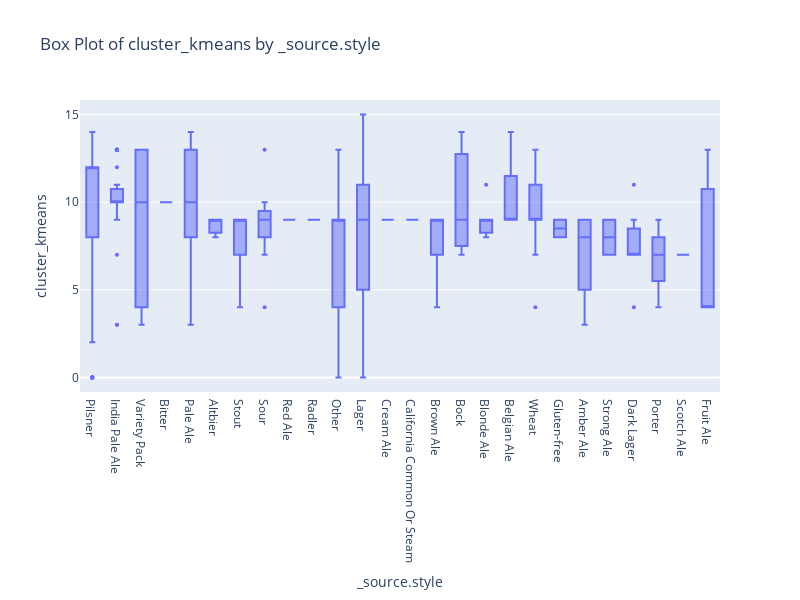

Write notebook code for a chart like this one.
### Code cell
from sklearn.cluster import KMeans

# Apply K-Means with a predetermined number of clusters
# num_clusters = 10
# kmeans = KMeans(n_clusters=num_clusters, random_state=42)
# kmeans.fit(X_tfidf)

# # Get the cluster assignments
# labels_kmeans = kmeans.labels_
# df_beer.loc[:, 'cluster_kmeans'] = labels_kmeans


# Picking 6 clusters from the dendrogram 
n_cluster_list = [8, 10, 12, 14, 16, 18, 20]
n_cluster_list = [16]


for i, n_clusters in enumerate(n_cluster_list):
    # Apply Agglomerative Clustering
    kmeans = KMeans(n_clusters=n_clusters, random_state=42)
    kmeans.fit(X_tfidf)

    # Get the cluster assignments
    labels_kmeans = kmeans.labels_
    df_beer.loc[:, 'cluster_kmeans'] = labels_kmeans    

    # # Display the cluster assignments
    print('-'*80)
    print('-'*80)
    print(f'NUMBER OF CLUSTERS = {n_clusters}')

    create_box_plot(df_beer, '_source.style', 'cluster_kmeans')

### Figure 1 — Plotly figure (JSON) as saved in the notebook; plotly's stock layout.template omitted (floating-point values rounded to 4 significant figures; data arrays with more than 128 entries replaced by an {"elided": "..."} marker saying what was removed)
{"data": [{"alignmentgroup": "True", "hovertemplate": "_source.style=%{x}<br>cluster_kmeans=%{y}<extra></extra>", "legendgroup": "", "marker": {"color": "#636efa", "size": 4}, "name": "", "notched": false, "offsetgroup": "", "orientation": "v", "showlegend": false, "type": "box", "x": {"elided": "462 str values"}, "x0": " ", "xaxis": "x", "y": {"elided": "462 int values"}, "y0": " ", "yaxis": "y"}], "layout": {"boxmode": "group", "height": 600, "legend": {"tracegroupgap": 0}, "title": {"text": "Box Plot of cluster_kmeans by _source.style"}, "width": 800, "xaxis": {"anchor": "y", "categoryarray": ["Pilsner", "India Pale Ale", "Variety Pack", "Bitter", "Pale Ale", "Altbier", "Stout", "Sour", "Red Ale", "Radler", "Other", "Lager", "Cream Ale", "California Common Or Steam", "Brown Ale", "Bock", "Blonde Ale", "Belgian Ale", "Wheat", "Gluten-free", "Amber Ale", "Strong Ale", "Dark Lager", "Porter", "Scotch Ale", "Fruit Ale"], "categoryorder": "array", "domain": [0, 1], "title": {"text": "_source.style"}}, "yaxis": {"anchor": "x", "domain": [0, 1], "title": {"text": "cluster_kmeans"}}}}
